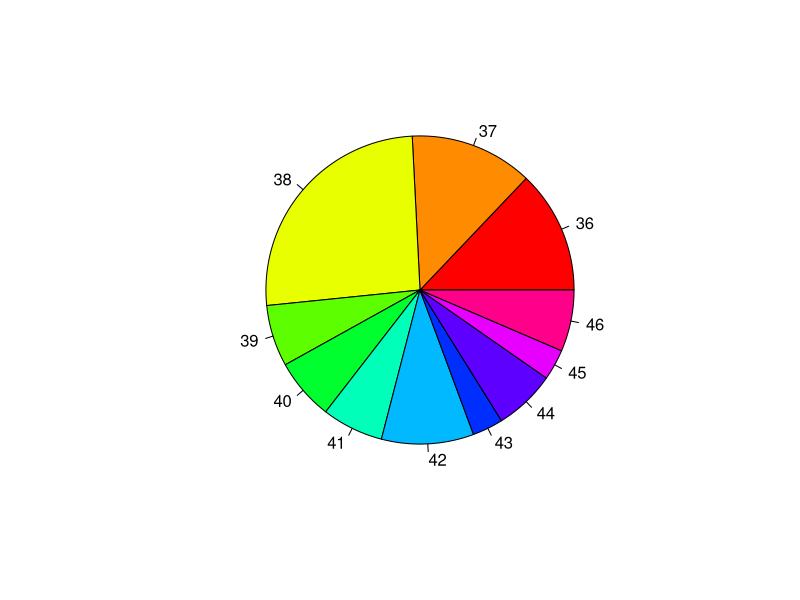
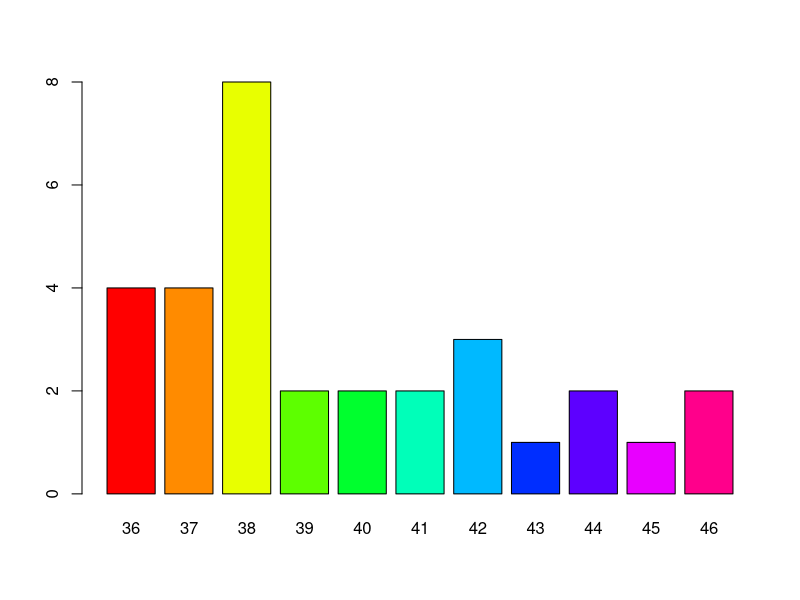
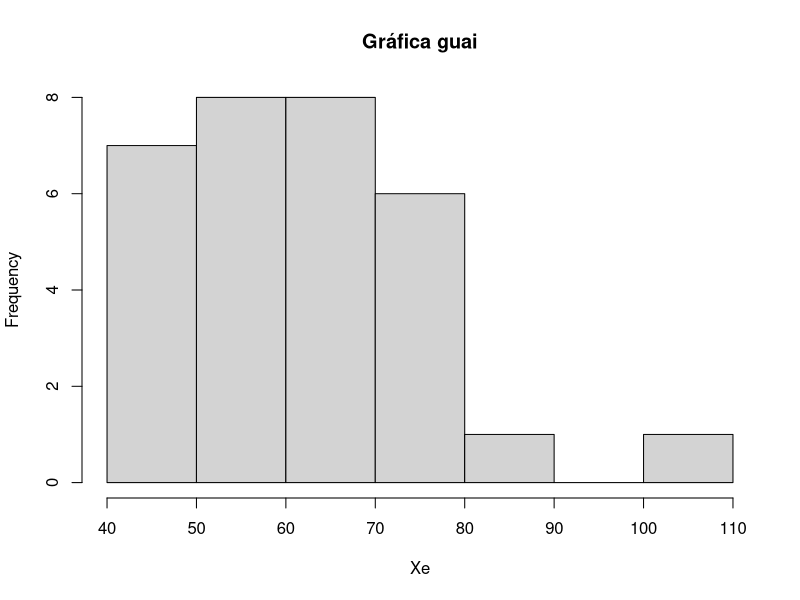
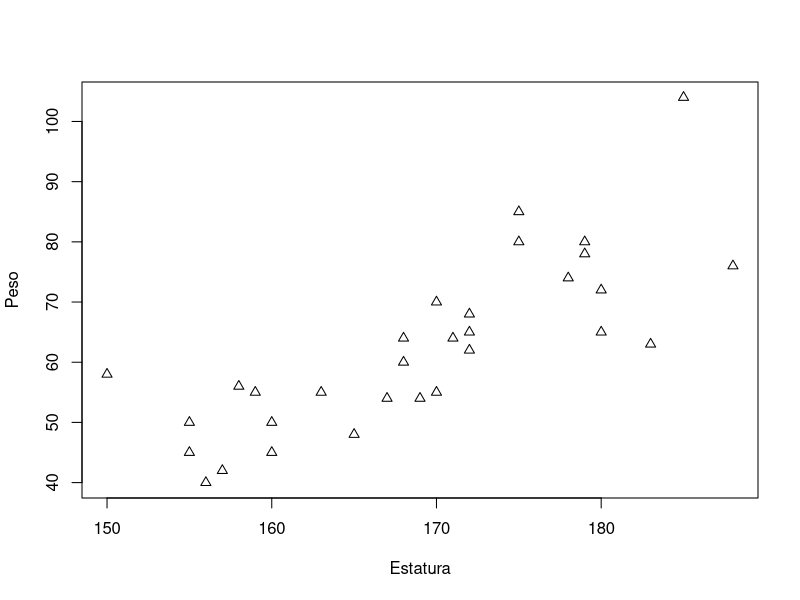

Here is the R script that generated these plots, in order:
?Binomial
?Normal
(mi<-5E3)
(sigma<-900)

# P(X>5000), X ~ N (mi, sigma^2):
1-pnorm(5000,mi,sigma)

# Mediana dunha normal:
qnorm(.5,mi,sigma)
qnorm(.5)

# Densidade de X
f<-function(x){
  exp( -.5*((x-mi)/sigma)^2) / sqrt(sigma^2*2*pi)
}
f(3000)
dnorm(3000,mi,sigma)


# Método de Monte-Carlo
R<-1E6
set.seed(12)
x<-rnorm(R,mi,sigma)
x>5000
sum(x>5000)/R
1/sqrt(R)
mean(x>5000)
as.numeric(c(T,T,F,F))

# Predef
LETTERS
letters
ls()
getwd()
dir()

# Datos 2023
D<-read.table("Datos_2023.txt",header=T)
head(D)
attach(D)
Estatura
?write.table

# Frecuencias
(ni<-table(Zapato,Irmans))
N<-nrow(D);N
length(Estatura)
(fi<-ni/N)
round(fi,4)
ni<-table(Zapato)
ni
(Ni<-cumsum(ni))


?is.element
?intersect
?union

Deporte<-factor(Deporte)
pie(ni,col=rainbow(length(ni)))
barplot(ni,col=rainbow(length(ni)))
hist(Peso,main="Gráfica guai",xlab="Xe")
plot(Estatura,Peso,pch=2)
?par
